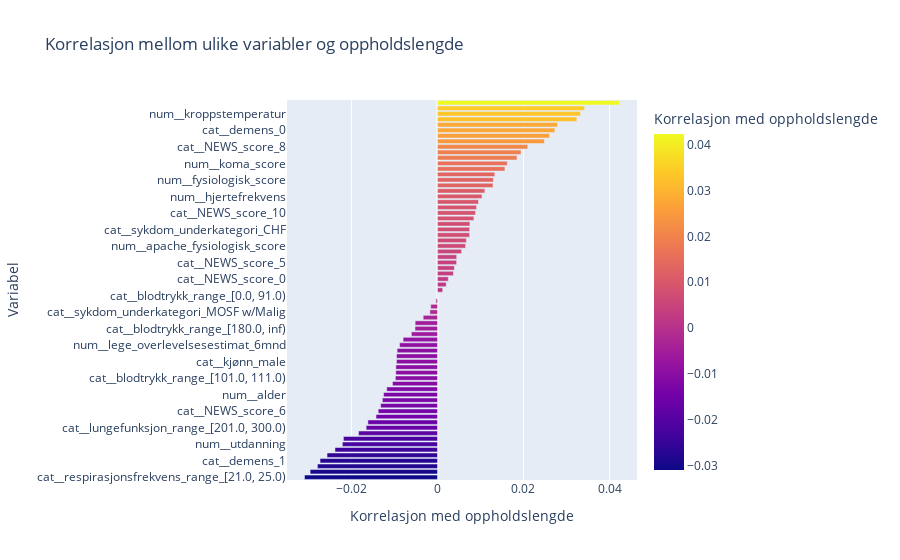

Source (notebook cell):
### Markdown cell above
Korrelasjon sier noe om linær sammenheng mellom to variabler. Hvis to variabler er korrelert, vil det foreslå at ved endring i den ene variabelen, vil også den andre variabelen endre seg. Man kan ha både positiv og negativ korrelasjon.

La oss først se på korrelasjonen mellom ulike variabler og målvariabelen, oppholdslengde.

### Code cell
corr_oppholdslengde = X_train_transformed_encoded.corrwith(y_train)
corr_oppholdslengde = corr_oppholdslengde.sort_values()

corr_oppholdslengde_df = corr_oppholdslengde.reset_index()
corr_oppholdslengde_df.columns = ["Variabel", "Korrelasjon med oppholdslengde"]

fig = px.bar(corr_oppholdslengde_df, 
             x="Korrelasjon med oppholdslengde", 
             y="Variabel",
             title="Korrelasjon mellom ulike variabler og oppholdslengde",
             color="Korrelasjon med oppholdslengde"
             )
fig.write_image(f"images/korrelasjon.png")
fig.show()

### Figure 1 — Plotly figure (JSON) as saved in the notebook; plotly's stock layout.template omitted (floating-point values rounded to 4 significant figures)
{"data": [{"alignmentgroup": "True", "hovertemplate": "Korrelasjon med oppholdslengde=%{marker.color}<br>Variabel=%{y}<extra></extra>", "legendgroup": "", "marker": {"color": [-0.03092, -0.02961, -0.02791, -0.0273, -0.02568, -0.02383, -0.02212, -0.02187, -0.01835, -0.01658, -0.01617, -0.01428, -0.01378, -0.01321, -0.01281, -0.01252, -0.0118, -0.01046, -0.009786, -0.009683, -0.009673, -0.009533, -0.009516, -0.009382, -0.008807, -0.007989, -0.006066, -0.005223, -0.005192, -0.003321, -0.001765, -0.001569, -0.0003549, 5.825e-05, 0.00121, 0.002026, 0.00251, 0.003693, 0.003927, 0.004445, 0.004466, 0.005614, 0.006541, 0.006717, 0.007466, 0.007489, 0.007542, 0.008465, 0.00885, 0.00909, 0.009533, 0.01035, 0.01102, 0.01292, 0.01299, 0.01333, 0.01568, 0.01623, 0.01848, 0.01942, 0.021, 0.02485, 0.02604, 0.0273, 0.02791, 0.03239, 0.03325, 0.03419, 0.04232], "coloraxis": "coloraxis", "pattern": {"shape": ""}}, "name": "", "offsetgroup": "", "orientation": "h", "showlegend": false, "textposition": "auto", "type": "bar", "x": [-0.03092, -0.02961, -0.02791, -0.0273, -0.02568, -0.02383, -0.02212, -0.02187, -0.01835, -0.01658, -0.01617, -0.01428, -0.01378, -0.01321, -0.01281, -0.01252, -0.0118, -0.01046, -0.009786, -0.009683, -0.009673, -0.009533, -0.009516, -0.009382, -0.008807, -0.007989, -0.006066, -0.005223, -0.005192, -0.003321, -0.001765, -0.001569, -0.0003549, 5.825e-05, 0.00121, 0.002026, 0.00251, 0.003693, 0.003927, 0.004445, 0.004466, 0.005614, 0.006541, 0.006717, 0.007466, 0.007489, 0.007542, 0.008465, 0.00885, 0.00909, 0.009533, 0.01035, 0.01102, 0.01292, 0.01299, 0.01333, 0.01568, 0.01623, 0.01848, 0.01942, 0.021, 0.02485, 0.02604, 0.0273, 0.02791, 0.03239, 0.03325, 0.03419, 0.04232], "xaxis": "x", "y": ["cat__respirasjonsfrekvens_range_[21.0, 25.0)", "cat__kreft_metastatic", "cat__diabetes_0", "cat__demens_1", "cat__sykdom_underkategori_Colon Cancer", "cat__etnisitet_white", "num__utdanning", "num__lege_overlevelsesestimat_2mnd", "cat__NEWS_score_9", "cat__lungefunksjon_range_[201.0, 300.0)", "cat__NEWS_score_3", "cat__lungefunksjon_range_nan", "cat__NEWS_score_6", "cat__etnisitet_asian", "num__overlevelsesestimat_2mnd", "num__alder", "cat__sykdom_underkategori_Lung Cancer", "cat__etnisitet_nan", "cat__blodtrykk_range_[101.0, 111.0)", "num__overlevelsesestimat_6mnd", "cat__blodtrykk_range_[111.0, 140.0)", "cat__kjønn_male", "cat__NEWS_score_1", "cat__NEWS_score_4", "num__lege_overlevelsesestimat_6mnd", "cat__respirasjonsfrekvens_range_[12.0, 21.0)", "num__hvite_blodlegemer", "cat__blodtrykk_range_[180.0, inf)", "num__antall_komorbiditeter", "num__kreatinin", "cat__sykdom_underkategori_MOSF w/Malig", "num__natrium", "cat__blodtrykk_range_[160.0, 180.0)", "cat__blodtrykk_range_[0.0, 91.0)", "cat__sykdom_underkategori_ARF/MOSF w/Sepsis", "cat__sykdom_underkategori_COPD", "cat__NEWS_score_0", "cat__blodtrykk_range_[91.0, 101.0)", "cat__respirasjonsfrekvens_range_[0.0, 9.0)", "cat__NEWS_score_5", "cat__lungefunksjon_range_[100.0, 201.0)", "cat__lungefunksjon_range_[0.0, 100.0)", "num__apache_fysiologisk_score", "cat__NEWS_score_12", "cat__etnisitet_hispanic", "cat__sykdom_underkategori_CHF", "cat__NEWS_score_11", "cat__etnisitet_other", "cat__NEWS_score_10", "cat__sykdom_underkategori_Cirrhosis", "cat__kjønn_female", "num__hjertefrekvens", "cat__kreft_no", "cat__NEWS_score_2", "num__fysiologisk_score", "cat__respirasjonsfrekvens_range_[25.0, inf)", "cat__sykdom_underkategori_Coma", "num__koma_score", "cat__NEWS_score_7", "cat__kreft_yes", "cat__NEWS_score_8", "cat__lungefunksjon_range_[300.0, inf)", "cat__etnisitet_black", "cat__demens_0", "cat__diabetes_1", "num__blod_ph", "num__kroppstemperatur", "cat__respirasjonsfrekvens_range_[9.0, 12.0)", "cat__blodtrykk_range_[140.0, 160.0)"], "yaxis": "y"}], "layout": {"barmode": "relative", "coloraxis": {"colorbar": {"title": {"text": "Korrelasjon med oppholdslengde"}}, "colorscale": [[0, "#0d0887"], [0.1111, "#46039f"], [0.2222, "#7201a8"], [0.3333, "#9c179e"], [0.4444, "#bd3786"], [0.5556, "#d8576b"], [0.6667, "#ed7953"], [0.7778, "#fb9f3a"], [0.8889, "#fdca26"], [1, "#f0f921"]]}, "legend": {"tracegroupgap": 0}, "title": {"text": "Korrelasjon mellom ulike variabler og oppholdslengde"}, "xaxis": {"anchor": "y", "domain": [0, 1], "title": {"text": "Korrelasjon med oppholdslengde"}}, "yaxis": {"anchor": "x", "domain": [0, 1], "title": {"text": "Variabel"}}}}
